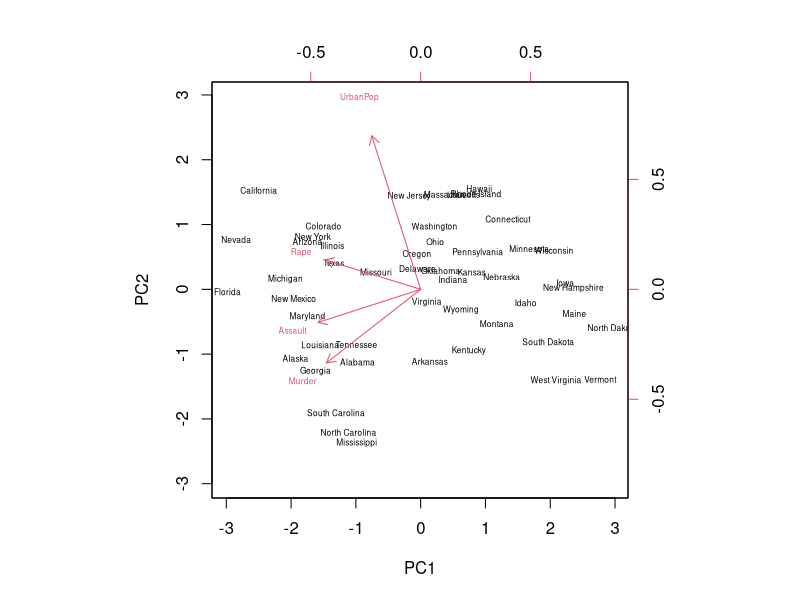
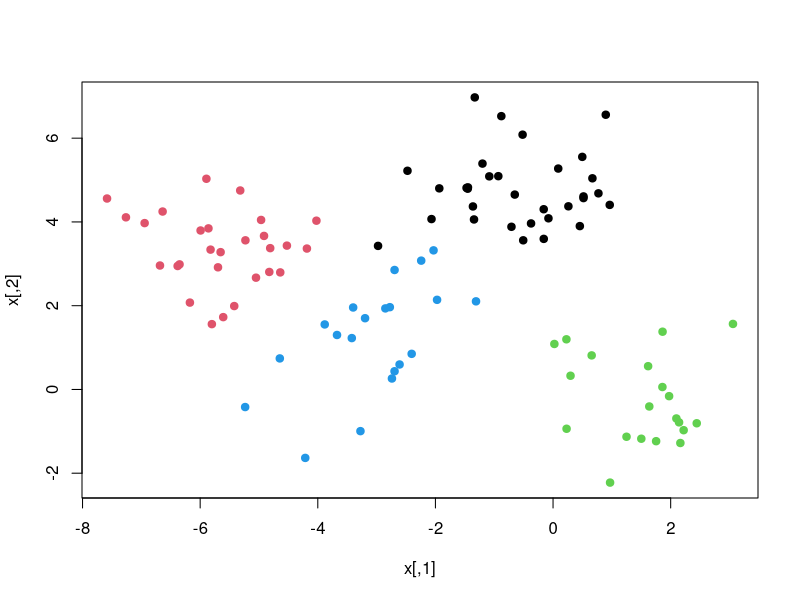

These charts were generated, in order, by the following R code:
apply(USArrests, 2, var)

### calculating principle components (PCA)
pca.out = prcomp(USArrests, scale = TRUE)
pca.out
names(pca.out)
biplot(pca.out, scale = 0, cex= 0.5)

### kmean clustering
# it works in many dimentions, but it is most fun to demonstrate in two,
# because we can plot pictures
# lets make some data with clusters. we do this by shifting the means of the point around

# generating fake data
set.seed(101)
x = matrix(rnorm(100*2),100,2)
xmean = matrix(rnorm(8, sd=4),4,2)
which = sample(1:4, 100, replace = TRUE)
x = x+xmean[which,]
plot(x, col=which, pch=19)



